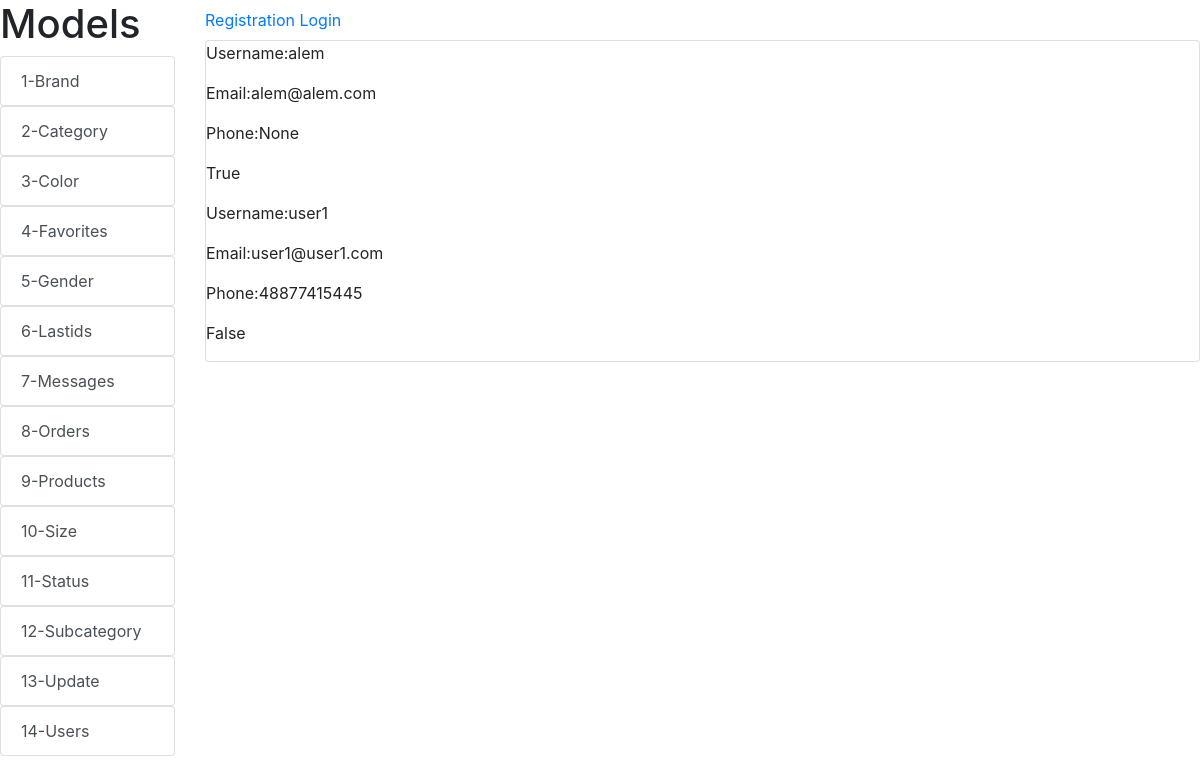
The page /user/ on the database its author committed.
### alemsite/models.py (models this page shows)
class UserAlem(AbstractUser):
   phone = models.IntegerField(null=True)

### alemsite/views.py (the view)
# urls.py: path('user/', user, name='user'),
def user(request):
    user = UserAlem.objects.all()
    return render(request, 'user/user.html', {'user':user })

### alemsite/templates/user/user.html
{% extends 'index.html'%}
{% block content %}
    {% for user in user %}
        <p>Username:{{ user.username }}</p>
        <p>Email:{{ user.email }}</p>
        <p>Phone:{{ user.phone }}</p>
        <p>{{ user.is_staff }}</p>
    {% endfor %}
{% endblock %}

### rows shown on the page
UserAlem: username "alem", email "alem@alem.com", phone "None", is_staff "True"
UserAlem: username "user1", email "user1@user1.com", phone "48877415445", is_staff "False"
